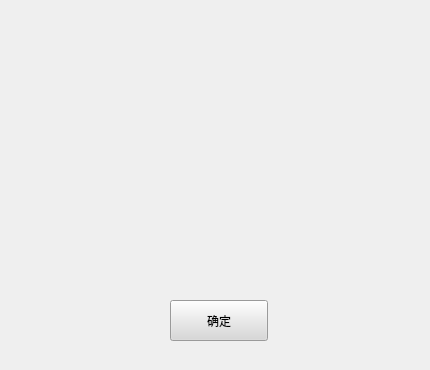
<?xml version="1.0" encoding="UTF-8"?>
<ui version="4.0">
 <class>CRunWarningPage</class>
 <widget class="QWidget" name="CRunWarningPage">
  <property name="geometry">
   <rect>
    <x>0</x>
    <y>0</y>
    <width>430</width>
    <height>370</height>
   </rect>
  </property>
  <property name="windowTitle">
   <string>Form</string>
  </property>
  <property name="styleSheet">
   <string notr="true"/>
  </property>
  <widget class="QLabel" name="CRunWarningPage_background">
   <property name="geometry">
    <rect>
     <x>0</x>
     <y>0</y>
     <width>430</width>
     <height>370</height>
    </rect>
   </property>
   <property name="styleSheet">
    <string notr="true"/>
   </property>
   <property name="text">
    <string/>
   </property>
  </widget>
  <widget class="QPushButton" name="pushButton">
   <property name="geometry">
    <rect>
     <x>170</x>
     <y>300</y>
     <width>98</width>
     <height>41</height>
    </rect>
   </property>
   <property name="focusPolicy">
    <enum>Qt::NoFocus</enum>
   </property>
   <property name="styleSheet">
    <string notr="true">font: 75 bold 18px &quot;微软雅黑&quot;;
color: rgb(0, 0, 0);
background-color: rgb(216, 216, 216);</string>
   </property>
   <property name="text">
    <string>确定</string>
   </property>
  </widget>
  <widget class="QLabel" name="label">
   <property name="geometry">
    <rect>
     <x>40</x>
     <y>50</y>
     <width>351</width>
     <height>211</height>
    </rect>
   </property>
   <property name="styleSheet">
    <string notr="true">font: 75 bold 38px &quot;微软雅黑&quot;;
color: rgb(0, 0, 0);</string>
   </property>
   <property name="text">
    <string/>
   </property>
   <property name="alignment">
    <set>Qt::AlignCenter</set>
   </property>
  </widget>
 </widget>
 <resources/>
 <connections/>
</ui>
